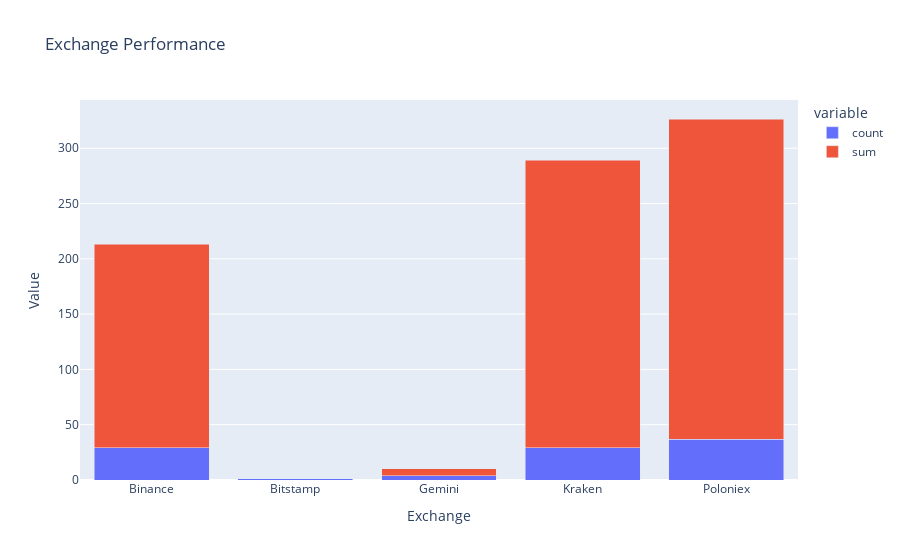

The cell this chart's notebook holds for it:
### Markdown cell above
##### Exchange Performance
- Evaluate the performance of each exchange in terms of the number of trades and profit. This helps in optimizing the selection of exchanges and diversifying risks.

### Code cell
exchange_performance = control_df.groupby('buy_exchange')['profit'].agg(['count', 'sum']).reset_index()
exchange_performance_plot = px.bar(
    exchange_performance,
    x='buy_exchange',
    y=['count', 'sum'],
    barmode='stack',
    title='Exchange Performance',
    labels={'buy_exchange':'Exchange', 'value':'Value'}
)

exchange_performance_plot.show()

### Figure 1 — Plotly figure (JSON) as saved in the notebook; plotly's stock layout.template omitted (floating-point values rounded to 4 significant figures)
{"data": [{"alignmentgroup": "True", "hovertemplate": "variable=count<br>Exchange=%{x}<br>Value=%{y}<extra></extra>", "legendgroup": "count", "marker": {"color": "#636efa", "pattern": {"shape": ""}}, "name": "count", "offsetgroup": "count", "orientation": "v", "showlegend": true, "textposition": "auto", "type": "bar", "x": ["Binance", "Bitstamp", "Gemini", "Kraken", "Poloniex"], "xaxis": "x", "y": [29, 1, 4, 29, 37], "yaxis": "y"}, {"alignmentgroup": "True", "hovertemplate": "variable=sum<br>Exchange=%{x}<br>Value=%{y}<extra></extra>", "legendgroup": "sum", "marker": {"color": "#EF553B", "pattern": {"shape": ""}}, "name": "sum", "offsetgroup": "sum", "orientation": "v", "showlegend": true, "textposition": "auto", "type": "bar", "x": ["Binance", "Bitstamp", "Gemini", "Kraken", "Poloniex"], "xaxis": "x", "y": [184.1, 3e-05, 6.176, 260.3, 289.5], "yaxis": "y"}], "layout": {"barmode": "stack", "legend": {"title": {"text": "variable"}, "tracegroupgap": 0}, "title": {"text": "Exchange Performance"}, "xaxis": {"anchor": "y", "domain": [0, 1], "title": {"text": "Exchange"}}, "yaxis": {"anchor": "x", "domain": [0, 1], "title": {"text": "Value"}}}}
